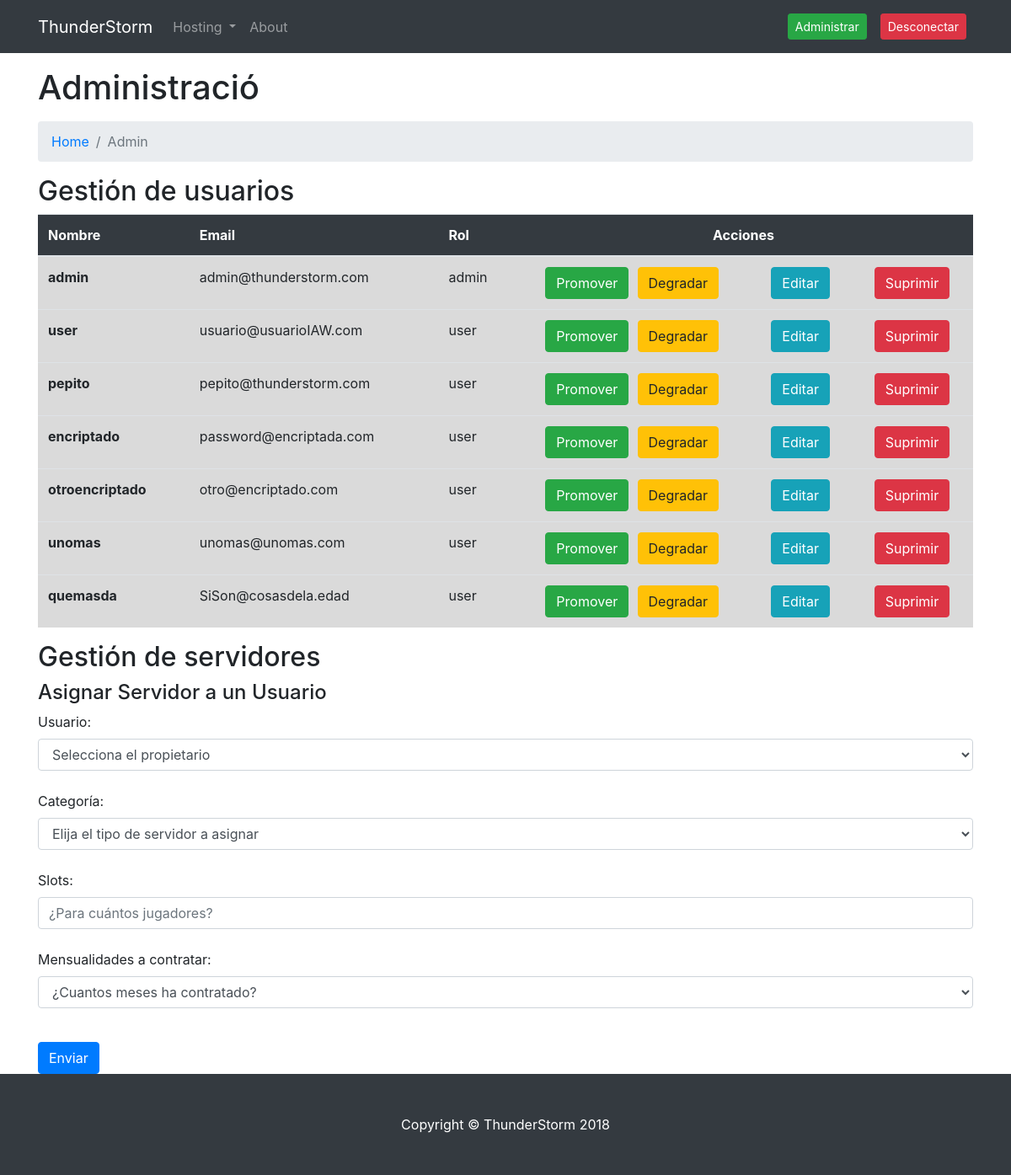
/siteadmin.php (signed in), run on the app's committed database.
### tables this page shows
CREATE TABLE `Usuarios` (
  `id_usuari` int(11) NOT NULL,
  `nombre` varchar(64) DEFAULT NULL,
  `email` varchar(48) DEFAULT NULL,
  `password` varchar(64) DEFAULT NULL,
  `rol` varchar(16) DEFAULT NULL
);

### models/webusers.php (called while the page is built, shortened)
<?php
class WebUser{
    public function listUsers(){
        try{
            require_once "dbconfig.php";
            $ConnectionString="mysql:host=".$dbhost["host"].";dbname=".$dbhost['db'];
            $db = new PDO($ConnectionString, $dbhost["user"], $dbhost["password"]);
            $query = $db->prepare('SELECT id_usuari, nombre, email, rol FROM Usuarios ORDER BY id_usuari ASC');
            $query->execute();
            $usuarios=array();
            while($fila=$query->fetch()){
                $usuario["id_usuari"]=$fila[0];
                $usuario["nombre"]=$fila[1];
                $usuario["email"]=$fila[2];
                $usuario["rol"]=$fila[3];
                array_push($usuarios, $usuario);
            }
            return $usuarios;
        }
        catch (Exception $e){
            echo("Error:".$e->getMessage());
            $db=null;
        }
    }
}
?>

### siteadmin.php (the view, shortened to what this page needs)
<!DOCTYPE html>
<html lang="es">
  <head>
    <link href="vendor/bootstrap/css/bootstrap.min.css" rel="stylesheet">
    <link href="css/modern-business.css" rel="stylesheet">
  </head>
  <body>
    <?php
      require_once ("menu.php");
    ?>
    <div class="container">
      <h1 class="mt-4 mb-3">Administració
      </h1>
      <ol class="breadcrumb">
        <li class="breadcrumb-item">
          <a href="index.php">Home</a>
        </li>
        <li class="breadcrumb-item active">Admin</li>
      </ol>
      <?php
      require_once("./models/webusers.php");
      $usuario=new WebUser();
      $usuarios=$usuario->listUsers();
      ?>
      <h2>Gestión de usuarios</h2>
      <table class="table table-hover">
        <thead class="bg-dark text-white">
          <tr>
            <th scope="col">Nombre</th>
            <th scope="col">Email</th>
            <th scope="col">Rol</th>
            <th scope="col" colspan="3" style="text-align: center">Acciones</th>
          </tr>
        </thead>
        <tbody>
      <?php
      for ($i=0; $i<count($usuarios);$i++){
      ?>
          <tr class="table-active">
            <th scope="row"><?php echo($usuarios[$i]["nombre"]);?></th>
            <td><?php echo($usuarios[$i]["email"]);?></td>
            <td><?php echo($usuarios[$i]["rol"]);?></td>
            <td style="text-align: center;"><button class="btn btn-success" style="margin-right:2%;">Promover</button><button class="btn btn-warning" style="margin-left:2%;">Degradar</button></td>
            <td style="text-align: center;"><button class="btn btn-info">Editar</button></td>
            <td style="text-align: center"><button class="btn btn-danger">Suprimir</button></td>
          </tr>
      <?php
      }
      ?>
        </tbody>
      </table>
      <h2>Gestión de servidores</h2>
      <h4>Asignar Servidor a un Usuario</h4>
      <form action="#" method="post" id="FormularioAddServer">
        <div class="control-group form-group">
          <div class="controls">
            <label>Usuario:</label>
              <select id="usuario" class="form-control" required oninvalid="document.getElementById('controla-errors').innerHTML = 'Por favor, compruebe los datos introducidos.'; document.getElementById('usuario').classList.add('is-invalid');" oninput="document.getElementById('controla-errors').innerHTML = ''; document.getElementById('usuario').classList.remove('is-invalid');">
                <option value="">Selecciona el propietario</option>
              </select>
              <br>
            <label>Categoría:</label>
              <select id="categoria" class="form-control" required oninvalid="document.getElementById('controla-errors').innerHTML = 'Por favor, compruebe los datos introducidos.'; document.getElementById('categoria').classList.add('is-invalid');" oninput="document.getElementById('controla-errors').innerHTML = ''; document.getElementById('categoria').classList.remove('is-invalid');">
                <option value="">Elija el tipo de servidor a asignar</option>
              </select>
                <br>
                <label>Slots:</label>
                <input id="slots" type="number" class="form-control" required min="1" max="500" placeholder="¿Para cuántos jugadores?" oninvalid="document.getElementById('controla-errors').innerHTML = 'Por favor, compruebe los datos introducidos.'; document.getElementById('slots').classList.add('is-invalid');" oninput="document.getElementById('controla-errors').innerHTML = ''; document.getElementById('slots').classList.remove('is-invalid');">
                <br>
                <label>Mensualidades a contratar:</label>
                <select id="mensualidades" class="form-control" required oninvalid="document.getElementById('controla-errors').innerHTML = 'Por favor, compruebe los datos introducidos.'; document.getElementById('mensualidades').classList.add('is-invalid');" oninput="document.getElementById('controla-errors').innerHTML = ''; document.getElementById('mensualidades').classList.remove('is-invalid');">
                  <option value="">¿Cuantos meses ha contratado?</option>
                </select>
              </div>
            </div>
            <br>
            <button type="submit" class="btn btn-primary">Enviar</button>
          </form>
    </div>
    <?php
      require_once ("footer.php");
    ?>
  </body>
</html>

### css/modern-business.css (style rules this page uses)
body { padding-top: 54px; }
@media (min-width: 992px) { body { padding-top: 56px; } }

### data on the page
usuarios: nombre "admin", email "admin@thunderstorm.com", rol "admin"
usuarios: nombre "user", email "usuario@usuarioIAW.com", rol "user"
usuarios: nombre "pepito", email "pepito@thunderstorm.com", rol "user"
usuarios: nombre "encriptado", email "password@encriptada.com", rol "user"
usuarios: nombre "otroencriptado", email "otro@encriptado.com", rol "user"
usuarios: nombre "unomas", email "unomas@unomas.com", rol "user"
usuarios: nombre "quemasda", email "SiSon@cosasdela.edad", rol "user"
